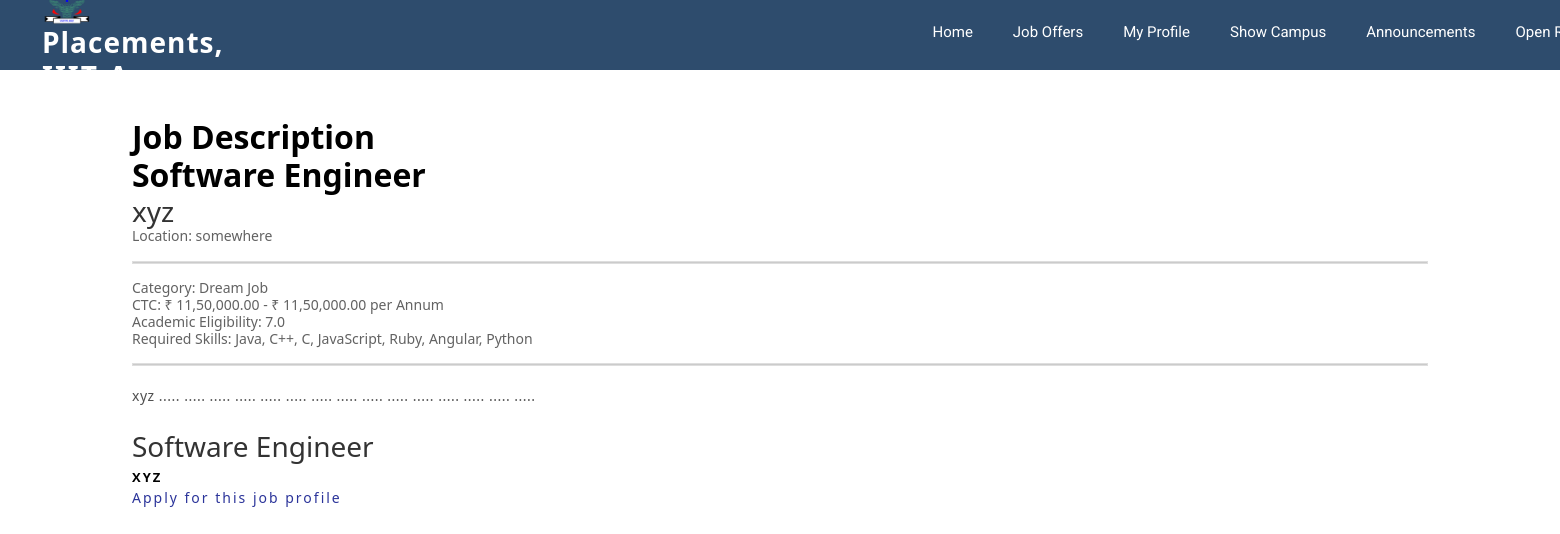
Screenshot of /show_description/1 (signed in) with the database file from the repository.
### placement/models.py (models this page shows, shortened)
class company(models.Model):
    company_name = models.CharField(max_length=100)
    company_location = models.CharField(max_length=100)
    company_ctc = models.CharField(max_length=100)
    company_category = models.CharField(max_length=100)
    job_profile = models.CharField(max_length=100)
    job_eligibility = models.CharField(max_length=100)
    job_skills = models.CharField(max_length=100)
    job_details = models.TextField()

### placement/views.py (the view)
# urls.py: path('show_description/<int:company_id>',views.show_description,name='show_description'),
@login_required
def show_description(request, company_id):
    all_companies = company.objects.get(pk=company_id)
    return render(request, "placement/show_description.html", {'companies': all_companies})

### placement/templates/placement/show_description.html (shortened to what this page needs)
{% extends "placement/header.html" %}
{% block content %}
<p>&nbsp;</p>
<h2>Job Description</h2>
    <article class="media content-section">
          <div class="media-body">
            <h2>{{ companies.job_profile }}</h2>
              <h3>{{ companies.company_name }}</h3>
              <h5>Location: {{ companies.company_location }}</h5>
              <hr style="border: 1px solid grey;" />
              <h5>Category: {{ companies.company_category }}</h5>
              <h5>CTC: {{ companies.company_ctc }}</h5>
              <h5>Academic Eligibility: {{ companies.job_eligibility }}</h5>
              <h5>Required Skills: {{ companies.job_skills }}</h5>
              <hr style="border: 1px solid grey;" />
            <p class="article-content">{{ companies.job_details }}</p>
          </div>
    </article>
    <article class="media content-section">
          <div class="media-body">
              <h3>{{ companies.job_profile }}</h3>
              <h4>{{ companies.company_name }}</h4>
              <h5 style="color:blue;"><a href="{% url 'apply_job' companies.id %}">Apply for this job profile</a></h5>
          </div>
    </article>
{% endblock %}

### placement/static/placement/style.css (style rules this page uses)
body { background-color: #fff; color: #333; }
h1, h2, h3, h4, h5, h6 { margin: 0; }
h2 { color: #000; font-weight: 600; }
h4 { color: #000; font-size: 13px; font-weight: 700; letter-spacing: 2px; text-transform: uppercase; line-height: 2; }
h5 { color: #626262; font-size: 14px; font-weight: 500; }
a { letter-spacing: 2px; text-decoration: none; color: #2b349a; }
p { color: #505050; font-size: 14px; font-weight: 300; letter-spacing: 0.5px; line-height: 2; margin-bottom: 20px; }

### rows the page displays
company: job_profile "Software Engineer", company_name "xyz", company_location "somewhere", company_category "Dream Job", company_ctc "₹ 11,50,000.00 - ₹ 11,50,000.00 per Annum", job_eligibility "7.0", job_skills "Java, C++, C, JavaScript, Ruby, Angular, Python", job_details "xyz ..... ..... ..... ..... ..... ..... ..... ..... ..... ..... ..... ..... ..... ..... .....", company_name "XYZ"
